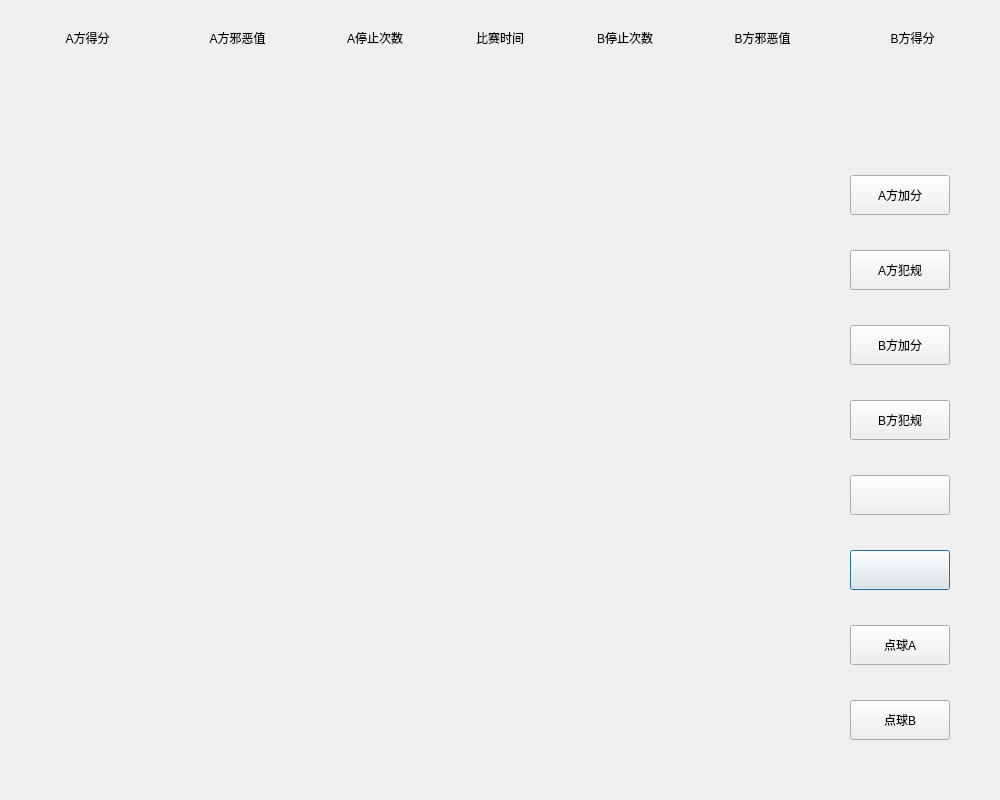
<?xml version="1.0" encoding="UTF-8"?>
<ui version="4.0">
 <class>MatchMain</class>
 <widget class="QDialog" name="MatchMain">
  <property name="geometry">
   <rect>
    <x>0</x>
    <y>0</y>
    <width>1000</width>
    <height>800</height>
   </rect>
  </property>
  <property name="minimumSize">
   <size>
    <width>1000</width>
    <height>800</height>
   </size>
  </property>
  <property name="maximumSize">
   <size>
    <width>1000</width>
    <height>800</height>
   </size>
  </property>
  <property name="windowTitle">
   <string>进行比赛</string>
  </property>
  <widget class="QLabel" name="lblCamera">
   <property name="geometry">
    <rect>
     <x>25</x>
     <y>175</y>
     <width>800</width>
     <height>600</height>
    </rect>
   </property>
   <property name="text">
    <string/>
   </property>
  </widget>
  <widget class="QLabel" name="lblMatchBGN">
   <property name="geometry">
    <rect>
     <x>0</x>
     <y>0</y>
     <width>1000</width>
     <height>800</height>
    </rect>
   </property>
   <property name="text">
    <string/>
   </property>
  </widget>
  <widget class="QPushButton" name="btnBeginEnd">
   <property name="geometry">
    <rect>
     <x>850</x>
     <y>550</y>
     <width>100</width>
     <height>40</height>
    </rect>
   </property>
   <property name="text">
    <string/>
   </property>
  </widget>
  <widget class="QLabel" name="lblScoreA">
   <property name="geometry">
    <rect>
     <x>25</x>
     <y>25</y>
     <width>125</width>
     <height>25</height>
    </rect>
   </property>
   <property name="text">
    <string>A方得分</string>
   </property>
   <property name="alignment">
    <set>Qt::AlignCenter</set>
   </property>
  </widget>
  <widget class="QLabel" name="lblEvilA">
   <property name="geometry">
    <rect>
     <x>175</x>
     <y>25</y>
     <width>125</width>
     <height>25</height>
    </rect>
   </property>
   <property name="text">
    <string>A方邪恶值</string>
   </property>
   <property name="alignment">
    <set>Qt::AlignCenter</set>
   </property>
  </widget>
  <widget class="QLabel" name="lblEvilB">
   <property name="geometry">
    <rect>
     <x>700</x>
     <y>25</y>
     <width>125</width>
     <height>25</height>
    </rect>
   </property>
   <property name="text">
    <string>B方邪恶值</string>
   </property>
   <property name="alignment">
    <set>Qt::AlignCenter</set>
   </property>
  </widget>
  <widget class="QLabel" name="lblScoreB">
   <property name="geometry">
    <rect>
     <x>850</x>
     <y>25</y>
     <width>125</width>
     <height>25</height>
    </rect>
   </property>
   <property name="text">
    <string>B方得分</string>
   </property>
   <property name="alignment">
    <set>Qt::AlignCenter</set>
   </property>
  </widget>
  <widget class="QLabel" name="lblSAVal">
   <property name="geometry">
    <rect>
     <x>25</x>
     <y>75</y>
     <width>125</width>
     <height>50</height>
    </rect>
   </property>
   <property name="text">
    <string/>
   </property>
   <property name="alignment">
    <set>Qt::AlignCenter</set>
   </property>
  </widget>
  <widget class="QLabel" name="lblEAVal">
   <property name="geometry">
    <rect>
     <x>175</x>
     <y>75</y>
     <width>125</width>
     <height>50</height>
    </rect>
   </property>
   <property name="text">
    <string/>
   </property>
   <property name="alignment">
    <set>Qt::AlignCenter</set>
   </property>
  </widget>
  <widget class="QLabel" name="lblEBVal">
   <property name="geometry">
    <rect>
     <x>700</x>
     <y>75</y>
     <width>125</width>
     <height>50</height>
    </rect>
   </property>
   <property name="text">
    <string/>
   </property>
   <property name="alignment">
    <set>Qt::AlignCenter</set>
   </property>
  </widget>
  <widget class="QLabel" name="lblSBVal">
   <property name="geometry">
    <rect>
     <x>850</x>
     <y>75</y>
     <width>125</width>
     <height>50</height>
    </rect>
   </property>
   <property name="text">
    <string/>
   </property>
   <property name="alignment">
    <set>Qt::AlignCenter</set>
   </property>
  </widget>
  <widget class="QPushButton" name="btnPauseResume">
   <property name="geometry">
    <rect>
     <x>850</x>
     <y>475</y>
     <width>100</width>
     <height>40</height>
    </rect>
   </property>
   <property name="text">
    <string/>
   </property>
  </widget>
  <widget class="QPushButton" name="btnSOA">
   <property name="geometry">
    <rect>
     <x>850</x>
     <y>625</y>
     <width>100</width>
     <height>40</height>
    </rect>
   </property>
   <property name="text">
    <string>点球A</string>
   </property>
  </widget>
  <widget class="QPushButton" name="btnPenaltyB">
   <property name="geometry">
    <rect>
     <x>850</x>
     <y>400</y>
     <width>100</width>
     <height>40</height>
    </rect>
   </property>
   <property name="text">
    <string>B方犯规</string>
   </property>
  </widget>
  <widget class="QPushButton" name="btnPlusB">
   <property name="geometry">
    <rect>
     <x>850</x>
     <y>325</y>
     <width>100</width>
     <height>40</height>
    </rect>
   </property>
   <property name="text">
    <string>B方加分</string>
   </property>
  </widget>
  <widget class="QPushButton" name="btnPenaltyA">
   <property name="geometry">
    <rect>
     <x>850</x>
     <y>250</y>
     <width>100</width>
     <height>40</height>
    </rect>
   </property>
   <property name="text">
    <string>A方犯规</string>
   </property>
  </widget>
  <widget class="QPushButton" name="btnPlusA">
   <property name="geometry">
    <rect>
     <x>850</x>
     <y>175</y>
     <width>100</width>
     <height>40</height>
    </rect>
   </property>
   <property name="text">
    <string>A方加分</string>
   </property>
  </widget>
  <widget class="QLabel" name="lblTime">
   <property name="geometry">
    <rect>
     <x>450</x>
     <y>25</y>
     <width>100</width>
     <height>25</height>
    </rect>
   </property>
   <property name="text">
    <string>比赛时间</string>
   </property>
   <property name="alignment">
    <set>Qt::AlignCenter</set>
   </property>
  </widget>
  <widget class="QLabel" name="lblTVal">
   <property name="geometry">
    <rect>
     <x>450</x>
     <y>75</y>
     <width>100</width>
     <height>50</height>
    </rect>
   </property>
   <property name="text">
    <string/>
   </property>
   <property name="alignment">
    <set>Qt::AlignCenter</set>
   </property>
  </widget>
  <widget class="QLabel" name="lblHaltA">
   <property name="geometry">
    <rect>
     <x>325</x>
     <y>25</y>
     <width>100</width>
     <height>25</height>
    </rect>
   </property>
   <property name="text">
    <string>A停止次数</string>
   </property>
   <property name="alignment">
    <set>Qt::AlignCenter</set>
   </property>
  </widget>
  <widget class="QLabel" name="lblHaltB">
   <property name="geometry">
    <rect>
     <x>575</x>
     <y>25</y>
     <width>100</width>
     <height>25</height>
    </rect>
   </property>
   <property name="text">
    <string>B停止次数</string>
   </property>
   <property name="alignment">
    <set>Qt::AlignCenter</set>
   </property>
  </widget>
  <widget class="QLabel" name="lblHAVal">
   <property name="geometry">
    <rect>
     <x>325</x>
     <y>75</y>
     <width>100</width>
     <height>50</height>
    </rect>
   </property>
   <property name="text">
    <string/>
   </property>
   <property name="alignment">
    <set>Qt::AlignCenter</set>
   </property>
  </widget>
  <widget class="QLabel" name="lblHBVal">
   <property name="geometry">
    <rect>
     <x>575</x>
     <y>75</y>
     <width>100</width>
     <height>50</height>
    </rect>
   </property>
   <property name="text">
    <string/>
   </property>
   <property name="alignment">
    <set>Qt::AlignCenter</set>
   </property>
  </widget>
  <widget class="QPushButton" name="btnSOB">
   <property name="geometry">
    <rect>
     <x>850</x>
     <y>700</y>
     <width>100</width>
     <height>40</height>
    </rect>
   </property>
   <property name="text">
    <string>点球B</string>
   </property>
  </widget>
  <zorder>lblMatchBGN</zorder>
  <zorder>lblCamera</zorder>
  <zorder>btnBeginEnd</zorder>
  <zorder>lblScoreA</zorder>
  <zorder>lblEvilA</zorder>
  <zorder>lblEvilB</zorder>
  <zorder>lblScoreB</zorder>
  <zorder>lblSAVal</zorder>
  <zorder>lblEAVal</zorder>
  <zorder>lblEBVal</zorder>
  <zorder>lblSBVal</zorder>
  <zorder>btnPauseResume</zorder>
  <zorder>btnSOA</zorder>
  <zorder>btnPenaltyB</zorder>
  <zorder>btnPlusB</zorder>
  <zorder>btnPenaltyA</zorder>
  <zorder>btnPlusA</zorder>
  <zorder>lblTime</zorder>
  <zorder>lblTVal</zorder>
  <zorder>lblHaltA</zorder>
  <zorder>lblHaltB</zorder>
  <zorder>lblHAVal</zorder>
  <zorder>lblHBVal</zorder>
  <zorder>btnSOB</zorder>
 </widget>
 <layoutdefault spacing="6" margin="11"/>
 <resources/>
 <connections>
  <connection>
   <sender>btnPlusA</sender>
   <signal>clicked()</signal>
   <receiver>MatchMain</receiver>
   <slot>OnPlusA()</slot>
   <hints>
    <hint type="sourcelabel">
     <x>934</x>
     <y>197</y>
    </hint>
    <hint type="destinationlabel">
     <x>851</x>
     <y>-15</y>
    </hint>
   </hints>
  </connection>
  <connection>
   <sender>btnPlusB</sender>
   <signal>clicked()</signal>
   <receiver>MatchMain</receiver>
   <slot>OnPlusB()</slot>
   <hints>
    <hint type="sourcelabel">
     <x>934</x>
     <y>335</y>
    </hint>
    <hint type="destinationlabel">
     <x>733</x>
     <y>-9</y>
    </hint>
   </hints>
  </connection>
  <connection>
   <sender>btnPenaltyA</sender>
   <signal>clicked()</signal>
   <receiver>MatchMain</receiver>
   <slot>OnPenaltyA()</slot>
   <hints>
    <hint type="sourcelabel">
     <x>899</x>
     <y>266</y>
    </hint>
    <hint type="destinationlabel">
     <x>805</x>
     <y>-4</y>
    </hint>
   </hints>
  </connection>
  <connection>
   <sender>btnPenaltyB</sender>
   <signal>clicked()</signal>
   <receiver>MatchMain</receiver>
   <slot>OnPenaltyB()</slot>
   <hints>
    <hint type="sourcelabel">
     <x>885</x>
     <y>418</y>
    </hint>
    <hint type="destinationlabel">
     <x>648</x>
     <y>-2</y>
    </hint>
   </hints>
  </connection>
  <connection>
   <sender>btnPauseResume</sender>
   <signal>clicked()</signal>
   <receiver>MatchMain</receiver>
   <slot>OnPR()</slot>
   <hints>
    <hint type="sourcelabel">
     <x>935</x>
     <y>488</y>
    </hint>
    <hint type="destinationlabel">
     <x>457</x>
     <y>-6</y>
    </hint>
   </hints>
  </connection>
  <connection>
   <sender>btnBeginEnd</sender>
   <signal>clicked()</signal>
   <receiver>MatchMain</receiver>
   <slot>OnBE()</slot>
   <hints>
    <hint type="sourcelabel">
     <x>927</x>
     <y>581</y>
    </hint>
    <hint type="destinationlabel">
     <x>517</x>
     <y>-17</y>
    </hint>
   </hints>
  </connection>
  <connection>
   <sender>btnSOA</sender>
   <signal>clicked()</signal>
   <receiver>MatchMain</receiver>
   <slot>OnSOA()</slot>
   <hints>
    <hint type="sourcelabel">
     <x>913</x>
     <y>638</y>
    </hint>
    <hint type="destinationlabel">
     <x>267</x>
     <y>-7</y>
    </hint>
   </hints>
  </connection>
  <connection>
   <sender>btnSOB</sender>
   <signal>clicked()</signal>
   <receiver>MatchMain</receiver>
   <slot>OnSOB()</slot>
   <hints>
    <hint type="sourcelabel">
     <x>903</x>
     <y>722</y>
    </hint>
    <hint type="destinationlabel">
     <x>152</x>
     <y>-14</y>
    </hint>
   </hints>
  </connection>
 </connections>
 <slots>
  <slot>OnPlusA()</slot>
  <slot>OnPlusB()</slot>
  <slot>OnPenaltyA()</slot>
  <slot>OnPenaltyB()</slot>
  <slot>OnPR()</slot>
  <slot>OnBE()</slot>
  <slot>OnSOA()</slot>
  <slot>OnRST()</slot>
  <slot>OnSOB()</slot>
 </slots>
</ui>
